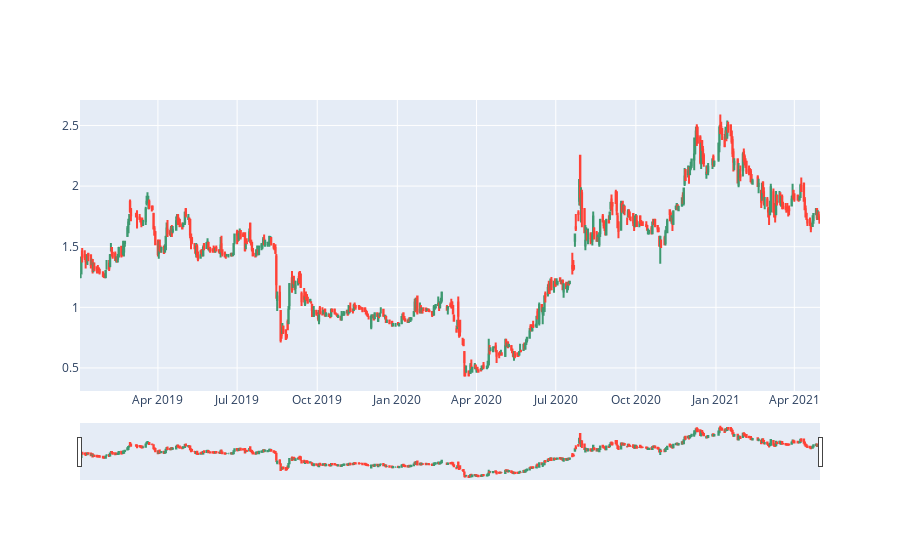

Write notebook code for a chart like this one.
### Code cell
plotHistorico(Oibr3)

### Figure 1 — Plotly figure (JSON) as saved in the notebook; plotly's stock layout.template omitted (floating-point values rounded to 4 significant figures; data arrays with more than 128 entries replaced by an {"elided": "..."} marker saying what was removed)
{"data": [{"close": {"elided": "573 float values"}, "high": {"elided": "573 float values"}, "low": {"elided": "573 float values"}, "open": {"elided": "573 float values"}, "type": "candlestick", "x": {"elided": "573 str values"}}], "layout": {}}
